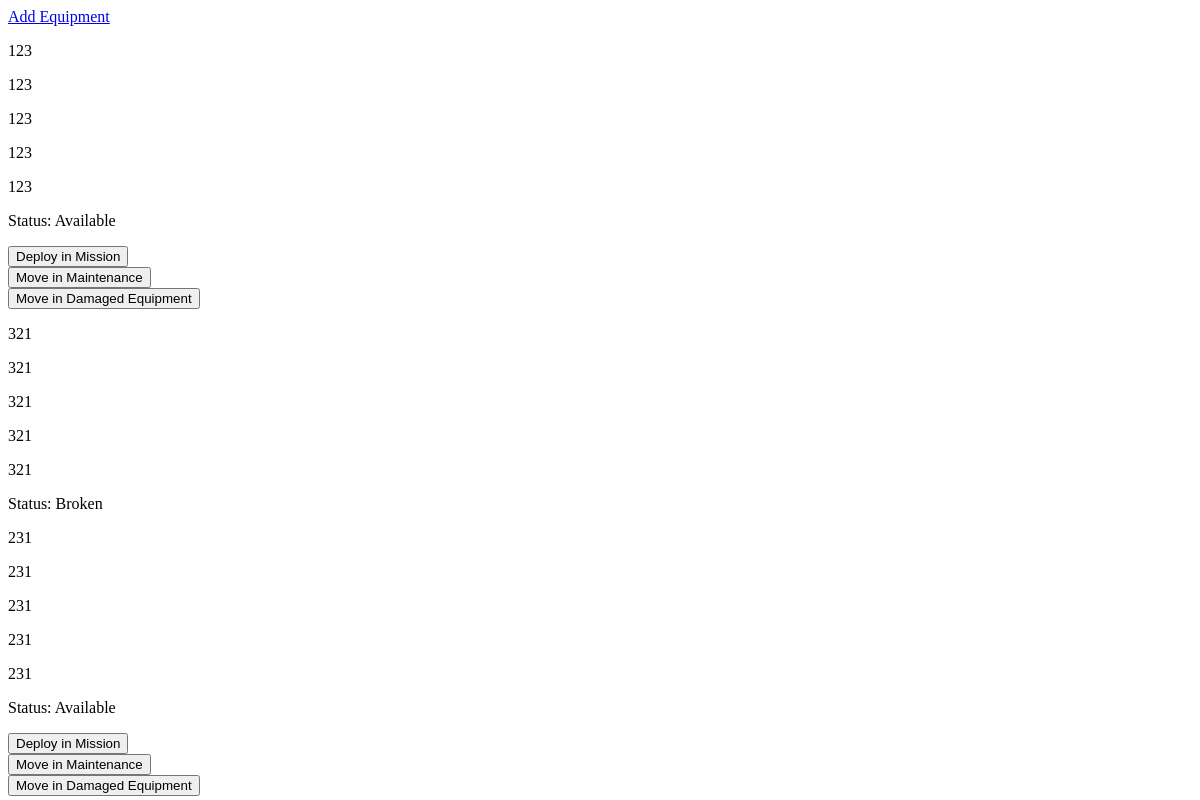
/all_equipment/, run on an earlier commit of the app's database.
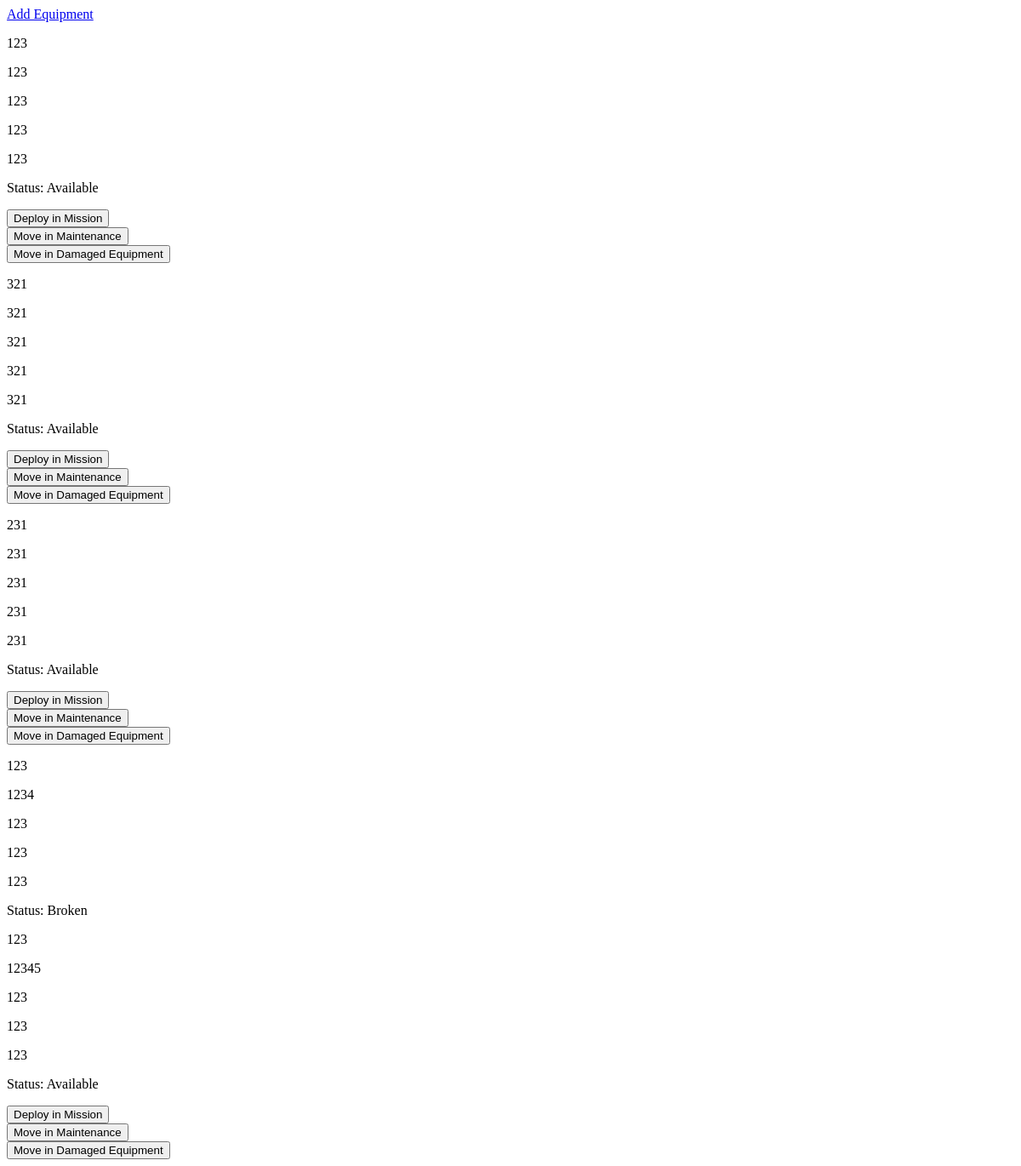
And on a later commit of the database.
### main/models.py (models this page shows, shortened)
class AllEquipment(models.Model):
    equipment_id = models.CharField(max_length=100, default='', blank=False)
    equipment_model = models.CharField(max_length=100, unique=True)
    equipment_category = models.CharField(max_length=100, default='', blank=False)
    equipment_name = models.CharField(max_length=100, default='', blank=False)
    equipment_description = models.CharField(max_length=250, default='', blank=False)

### main/views.py (the view)
# urls.py: path("all_equipment/", views.all_equipment, name="all_equipment"),
def all_equipment(request):
    all_equipment = AllEquipment.objects.all()
    return render(request, 'all_equipment.html', {'all_equipment': all_equipment})

### main/templates/all_equipment.html (shortened to what this page needs)
<!DOCTYPE html>
<html>
    <head>
    </head>
    <body>
        <a href="{% url 'add_equipment' %}">
            Add Equipment
        </a>
        {% for equipment in all_equipment %}
        <div>
            <p>{{ equipment.equipment_id }}</p>
            <p>{{ equipment.equipment_model }}</p>
            <p>{{ equipment.equipment_category }}</p>
            <p>{{ equipment.equipment_name }}</p>
            <p>{{ equipment.equipment_description }}</p>
            {% if not equipment.equipmentonmission_set.exists and not equipment.damagedequipment_set.exists and not equipment.equipmentonmaintenance_set.exists %}
            <p>Status: Available</p>
            <form method="post" action="{% url 'deploy_equipment_on_mission' equipment.id %}">
                <button type="submit">Deploy in Mission</button>
            </form>
            <form method="post" action="{% url 'move_equipment_to_maintenance' equipment.id %}">
                <button type="submit">Move in Maintenance</button>
            </form>
            <form method="post" action="{% url 'move_equipment_to_damaged_equipment' equipment.id %}">
                <button type="submit">Move in Damaged Equipment</button>
            </form>
            {% elif equipment.equipmentonmission_set.exists %}
                {% if equipment.damagedequipment_set.exists and equipment.equipmentonmission_set.exists %}
                    <p>Status: Broken</p>
                {% elif equipment.equipmentonmission_set.exists %}
                    <p>Status: On Mission</p>
                {% endif %}
            {% elif equipment.equipmentonmaintenance_set.exists %}
                <p>Status: Under Maintenance</p>
            {% elif equipment.damagedequipment_set.exists %}
                <p>Status: Broken</p>
            {% endif %}
        </div>
        {% endfor %}
    </body>
</html>

What changed in the data, as far as the page shows it:
computed for AllEquipment (number 2 of 5 on the later page): text "Status: Broken" → "Status: Available Deploy in Mission Move in Maintenance Move in Damaged Equipment"
added AllEquipment: equipment_id "123", equipment_model "1234", equipment_category "123", equipment_name "123", equipment_description "123", shows "Status: Broken"
added AllEquipment: equipment_id "123", equipment_model "12345", equipment_category "123", equipment_name "123", equipment_description "123", shows "Status: Available"
